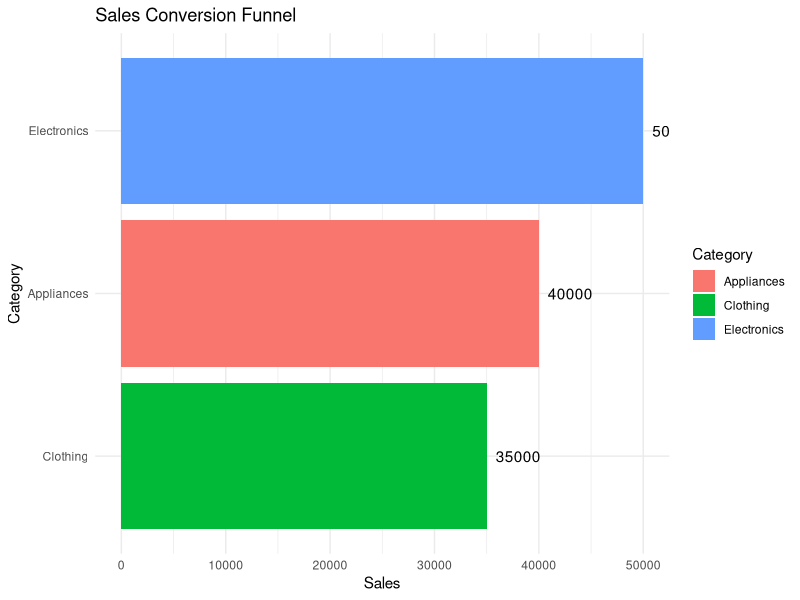

Write R code to recreate this figure.
library(ggplot2)
sales<-data.frame(
  Category=c("Electronics","Appliances","Clothing"),
  Sales=c(50000,40000,35000)
)
ggplot(sales,aes(x=reorder(Category,Sales),y=Sales,fill=Category))+
  geom_col()+
  coord_flip()+
  geom_text(aes(label=Sales),hjust=-0.2)+
  labs(title="Sales Conversion Funnel",
       x="Category",
       y="Sales")+
  theme_minimal()
